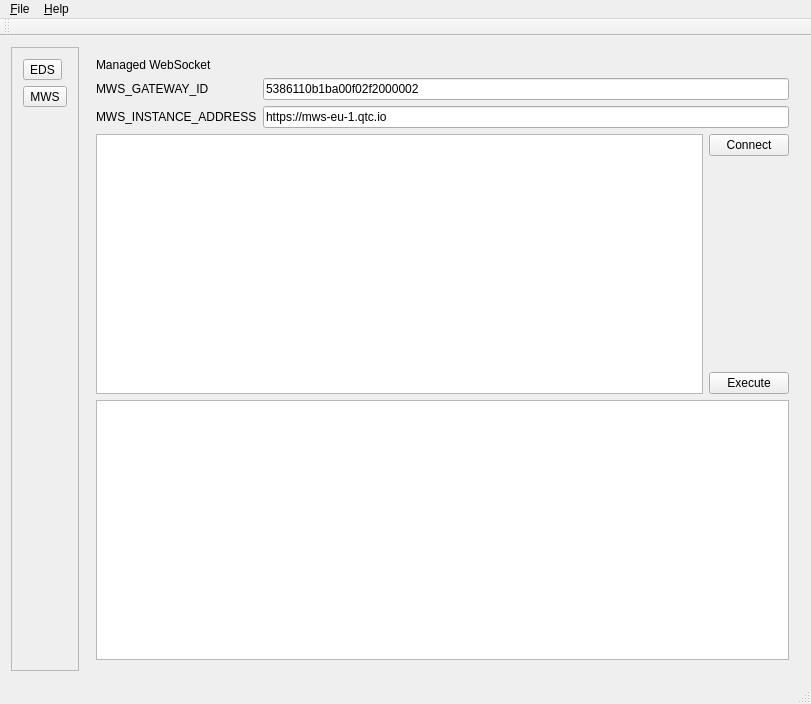
<?xml version="1.0" encoding="UTF-8"?>
<ui version="4.0">
 <class>MainWindowClass</class>
 <widget class="QMainWindow" name="MainWindowClass">
  <property name="geometry">
   <rect>
    <x>0</x>
    <y>0</y>
    <width>811</width>
    <height>704</height>
   </rect>
  </property>
  <property name="windowTitle">
   <string>ApiUsageDemo</string>
  </property>
  <widget class="QWidget" name="centralWidget">
   <layout class="QHBoxLayout" name="horizontalLayout">
    <item>
     <widget class="QFrame" name="frame_2">
      <property name="frameShape">
       <enum>QFrame::StyledPanel</enum>
      </property>
      <property name="frameShadow">
       <enum>QFrame::Raised</enum>
      </property>
      <layout class="QVBoxLayout" name="verticalLayout">
       <item>
        <widget class="QToolButton" name="toolButtonEds">
         <property name="text">
          <string>EDS</string>
         </property>
         <property name="icon">
          <iconset resource="cloudconsole.qrc">
           <normaloff>:/ApiUsageDemo/Images/Icons/EdsLogo.png</normaloff>:/ApiUsageDemo/Images/Icons/EdsLogo.png</iconset>
         </property>
         <property name="iconSize">
          <size>
           <width>64</width>
           <height>64</height>
          </size>
         </property>
         <property name="shortcut">
          <string>Ctrl+1</string>
         </property>
         <property name="toolButtonStyle">
          <enum>Qt::ToolButtonTextUnderIcon</enum>
         </property>
         <property name="autoRaise">
          <bool>false</bool>
         </property>
         <property name="arrowType">
          <enum>Qt::NoArrow</enum>
         </property>
        </widget>
       </item>
       <item>
        <widget class="QToolButton" name="toolButtonMws">
         <property name="text">
          <string>MWS</string>
         </property>
         <property name="icon">
          <iconset resource="cloudconsole.qrc">
           <normaloff>:/ApiUsageDemo/Images/Icons/MwsLogo.png</normaloff>:/ApiUsageDemo/Images/Icons/MwsLogo.png</iconset>
         </property>
         <property name="iconSize">
          <size>
           <width>64</width>
           <height>64</height>
          </size>
         </property>
         <property name="shortcut">
          <string>Ctrl+2</string>
         </property>
         <property name="toolButtonStyle">
          <enum>Qt::ToolButtonTextUnderIcon</enum>
         </property>
        </widget>
       </item>
       <item>
        <spacer name="verticalSpacer">
         <property name="orientation">
          <enum>Qt::Vertical</enum>
         </property>
         <property name="sizeHint" stdset="0">
          <size>
           <width>20</width>
           <height>589</height>
          </size>
         </property>
        </spacer>
       </item>
      </layout>
     </widget>
    </item>
    <item>
     <widget class="QStackedWidget" name="stackedWidget">
      <property name="currentIndex">
       <number>1</number>
      </property>
      <widget class="QWidget" name="page">
       <layout class="QVBoxLayout" name="verticalLayout_4">
        <item>
         <widget class="QLabel" name="labelEnginioDataStorage">
          <property name="text">
           <string>Enginio Data Storage</string>
          </property>
         </widget>
        </item>
        <item>
         <layout class="QGridLayout" name="gridLayout">
          <item row="0" column="2">
           <widget class="QLineEdit" name="lineEditEdsBackendId">
            <property name="text">
             <string>5379dea0698b3c1dc00cdf57</string>
            </property>
           </widget>
          </item>
          <item row="0" column="0">
           <widget class="QLabel" name="labelEdsBackendId">
            <property name="text">
             <string>EDS_BACKEND_ID</string>
            </property>
           </widget>
          </item>
          <item row="1" column="2">
           <widget class="QLineEdit" name="lineEditEdsinstanceAddress">
            <property name="text">
             <string>https://api.engin.io</string>
            </property>
           </widget>
          </item>
          <item row="1" column="0">
           <widget class="QLabel" name="labelEdsInstanceAddress">
            <property name="text">
             <string>EDS_INSTANCE_ADDRESS</string>
            </property>
           </widget>
          </item>
          <item row="2" column="0">
           <widget class="QLabel" name="labelCollection">
            <property name="text">
             <string>Collection</string>
            </property>
           </widget>
          </item>
          <item row="2" column="2">
           <widget class="QLineEdit" name="lineEditCollection">
            <property name="text">
             <string>tasks</string>
            </property>
           </widget>
          </item>
         </layout>
        </item>
        <item>
         <layout class="QHBoxLayout" name="horizontalLayout_2">
          <item>
           <widget class="QTabWidget" name="tabWidgetObjectOperations">
            <property name="currentIndex">
             <number>0</number>
            </property>
            <widget class="QWidget" name="tabFind">
             <attribute name="title">
              <string>find</string>
             </attribute>
             <layout class="QVBoxLayout" name="verticalLayout_8">
              <item>
               <widget class="QFrame" name="frame">
                <property name="frameShape">
                 <enum>QFrame::StyledPanel</enum>
                </property>
                <property name="frameShadow">
                 <enum>QFrame::Raised</enum>
                </property>
                <layout class="QGridLayout" name="gridLayout_2">
                 <item row="0" column="0">
                  <widget class="QLabel" name="label_5">
                   <property name="text">
                    <string>Limit</string>
                   </property>
                  </widget>
                 </item>
                 <item row="0" column="1">
                  <widget class="QSpinBox" name="spinBoxFindLimit">
                   <property name="maximum">
                    <number>1000</number>
                   </property>
                   <property name="value">
                    <number>100</number>
                   </property>
                  </widget>
                 </item>
                 <item row="1" column="0">
                  <widget class="QLabel" name="label_9">
                   <property name="text">
                    <string>Offset</string>
                   </property>
                  </widget>
                 </item>
                 <item row="1" column="1">
                  <widget class="QSpinBox" name="spinBoxFindOffset">
                   <property name="maximum">
                    <number>1000</number>
                   </property>
                  </widget>
                 </item>
                </layout>
               </widget>
              </item>
              <item>
               <widget class="QLabel" name="label_4">
                <property name="text">
                 <string>Query Object (Optional)</string>
                </property>
               </widget>
              </item>
              <item>
               <widget class="QPlainTextEdit" name="plainTextEditFindInput">
                <property name="plainText">
                 <string/>
                </property>
               </widget>
              </item>
             </layout>
            </widget>
            <widget class="QWidget" name="tabFindOne">
             <attribute name="title">
              <string>findOne</string>
             </attribute>
             <layout class="QVBoxLayout" name="verticalLayout_7">
              <item>
               <widget class="QLabel" name="label_8">
                <property name="text">
                 <string>ObjectId</string>
                </property>
               </widget>
              </item>
              <item>
               <widget class="QLineEdit" name="lineEditFindOneObjectId"/>
              </item>
              <item>
               <spacer name="verticalSpacer_3">
                <property name="orientation">
                 <enum>Qt::Vertical</enum>
                </property>
                <property name="sizeHint" stdset="0">
                 <size>
                  <width>20</width>
                  <height>395</height>
                 </size>
                </property>
               </spacer>
              </item>
             </layout>
            </widget>
            <widget class="QWidget" name="tabInsert">
             <attribute name="title">
              <string>insert</string>
             </attribute>
             <layout class="QVBoxLayout" name="verticalLayout_2">
              <item>
               <widget class="QLabel" name="label">
                <property name="text">
                 <string>JSON Object to be inserted</string>
                </property>
               </widget>
              </item>
              <item>
               <widget class="QPlainTextEdit" name="plainTextEditInsertInput">
                <property name="plainText">
                 <string>{
   &quot;name&quot;: &quot;John Doe&quot;,
   &quot;age&quot;: 42
}
</string>
                </property>
               </widget>
              </item>
             </layout>
            </widget>
            <widget class="QWidget" name="tabUpdate">
             <attribute name="title">
              <string>update</string>
             </attribute>
             <layout class="QVBoxLayout" name="verticalLayout_6">
              <item>
               <widget class="QLabel" name="label_3">
                <property name="text">
                 <string>ObjectId</string>
                </property>
               </widget>
              </item>
              <item>
               <widget class="QLineEdit" name="lineEditUpdateObjectId"/>
              </item>
              <item>
               <widget class="QLabel" name="label_7">
                <property name="text">
                 <string>JSON Object (fields to be updated).</string>
                </property>
               </widget>
              </item>
              <item>
               <widget class="QPlainTextEdit" name="plainTextEditUpdateInput">
                <property name="plainText">
                 <string>{
   &quot;age&quot;: 24
}
</string>
                </property>
               </widget>
              </item>
             </layout>
            </widget>
            <widget class="QWidget" name="tabRemove">
             <attribute name="title">
              <string>remove</string>
             </attribute>
             <layout class="QVBoxLayout" name="verticalLayout_5">
              <item>
               <widget class="QLabel" name="label_6">
                <property name="text">
                 <string>ObjectId</string>
                </property>
               </widget>
              </item>
              <item>
               <widget class="QLineEdit" name="lineEditRemoveObjectId"/>
              </item>
              <item>
               <spacer name="verticalSpacer_2">
                <property name="orientation">
                 <enum>Qt::Vertical</enum>
                </property>
                <property name="sizeHint" stdset="0">
                 <size>
                  <width>20</width>
                  <height>395</height>
                 </size>
                </property>
               </spacer>
              </item>
             </layout>
            </widget>
           </widget>
          </item>
          <item>
           <layout class="QVBoxLayout" name="verticalLayout_3">
            <item>
             <widget class="QLabel" name="label_2">
              <property name="text">
               <string>Results</string>
              </property>
             </widget>
            </item>
            <item>
             <widget class="QPlainTextEdit" name="plainTextEditOutput"/>
            </item>
           </layout>
          </item>
         </layout>
        </item>
        <item>
         <layout class="QHBoxLayout" name="horizontalLayout_3">
          <item>
           <spacer name="horizontalSpacer">
            <property name="orientation">
             <enum>Qt::Horizontal</enum>
            </property>
            <property name="sizeHint" stdset="0">
             <size>
              <width>40</width>
              <height>20</height>
             </size>
            </property>
           </spacer>
          </item>
          <item>
           <widget class="QPushButton" name="pushButtonExecute">
            <property name="text">
             <string>Execute</string>
            </property>
           </widget>
          </item>
         </layout>
        </item>
       </layout>
      </widget>
      <widget class="QWidget" name="page_2">
       <layout class="QVBoxLayout" name="verticalLayout_10">
        <item>
         <widget class="QLabel" name="label_10">
          <property name="text">
           <string>Managed WebSocket</string>
          </property>
         </widget>
        </item>
        <item>
         <layout class="QGridLayout" name="gridLayout_3">
          <item row="0" column="0">
           <widget class="QLabel" name="labelMwsGatewayId">
            <property name="text">
             <string>MWS_GATEWAY_ID</string>
            </property>
           </widget>
          </item>
          <item row="0" column="2">
           <widget class="QLineEdit" name="lineEditMwsGateWayId">
            <property name="text">
             <string>5386110b1ba00f02f2000002</string>
            </property>
           </widget>
          </item>
          <item row="1" column="2">
           <widget class="QLineEdit" name="lineEditMwsInstanceAddress">
            <property name="text">
             <string>https://mws-eu-1.qtc.io</string>
            </property>
           </widget>
          </item>
          <item row="1" column="0">
           <widget class="QLabel" name="labelMwsInstanceAddress">
            <property name="text">
             <string>MWS_INSTANCE_ADDRESS</string>
            </property>
           </widget>
          </item>
         </layout>
        </item>
        <item>
         <layout class="QHBoxLayout" name="horizontalLayout_4">
          <item>
           <widget class="QPlainTextEdit" name="plainTextEditMwsInput"/>
          </item>
          <item>
           <layout class="QVBoxLayout" name="verticalLayout_9">
            <item>
             <widget class="QPushButton" name="pushButtonMwsConnectOrDisconnect">
              <property name="text">
               <string>Connect</string>
              </property>
             </widget>
            </item>
            <item>
             <spacer name="verticalSpacer_4">
              <property name="orientation">
               <enum>Qt::Vertical</enum>
              </property>
              <property name="sizeHint" stdset="0">
               <size>
                <width>20</width>
                <height>40</height>
               </size>
              </property>
             </spacer>
            </item>
            <item>
             <widget class="QPushButton" name="pushButtonMwsExecute">
              <property name="text">
               <string>Execute</string>
              </property>
             </widget>
            </item>
           </layout>
          </item>
         </layout>
        </item>
        <item>
         <widget class="QTableWidget" name="tableWidgetMwsOutput"/>
        </item>
       </layout>
      </widget>
     </widget>
    </item>
   </layout>
  </widget>
  <widget class="QMenuBar" name="menuBar">
   <property name="geometry">
    <rect>
     <x>0</x>
     <y>0</y>
     <width>811</width>
     <height>22</height>
    </rect>
   </property>
   <widget class="QMenu" name="menu_File">
    <property name="title">
     <string>&amp;File</string>
    </property>
    <addaction name="action_Quit"/>
   </widget>
   <widget class="QMenu" name="menu_Help">
    <property name="title">
     <string>&amp;Help</string>
    </property>
   </widget>
   <addaction name="menu_File"/>
   <addaction name="menu_Help"/>
  </widget>
  <widget class="QToolBar" name="mainToolBar">
   <attribute name="toolBarArea">
    <enum>TopToolBarArea</enum>
   </attribute>
   <attribute name="toolBarBreak">
    <bool>false</bool>
   </attribute>
  </widget>
  <widget class="QStatusBar" name="statusBar"/>
  <action name="action_Quit">
   <property name="text">
    <string>&amp;Quit</string>
   </property>
   <property name="shortcut">
    <string>Ctrl+Q</string>
   </property>
  </action>
 </widget>
 <layoutdefault spacing="6" margin="11"/>
 <resources>
  <include location="cloudconsole.qrc"/>
  <include location="cloudconsole.qrc"/>
 </resources>
 <connections>
  <connection>
   <sender>pushButtonMwsConnectOrDisconnect</sender>
   <signal>clicked()</signal>
   <receiver>MainWindowClass</receiver>
   <slot>doMwsConnect()</slot>
   <hints>
    <hint type="sourcelabel">
     <x>750</x>
     <y>158</y>
    </hint>
    <hint type="destinationlabel">
     <x>299</x>
     <y>199</y>
    </hint>
   </hints>
  </connection>
  <connection>
   <sender>pushButtonExecute</sender>
   <signal>clicked()</signal>
   <receiver>MainWindowClass</receiver>
   <slot>doEdsExecute()</slot>
   <hints>
    <hint type="sourcelabel">
     <x>755</x>
     <y>644</y>
    </hint>
    <hint type="destinationlabel">
     <x>412</x>
     <y>353</y>
    </hint>
   </hints>
  </connection>
  <connection>
   <sender>toolButtonEds</sender>
   <signal>clicked()</signal>
   <receiver>MainWindowClass</receiver>
   <slot>doSwitchToEds()</slot>
   <hints>
    <hint type="sourcelabel">
     <x>54</x>
     <y>95</y>
    </hint>
    <hint type="destinationlabel">
     <x>405</x>
     <y>351</y>
    </hint>
   </hints>
  </connection>
  <connection>
   <sender>toolButtonMws</sender>
   <signal>clicked()</signal>
   <receiver>MainWindowClass</receiver>
   <slot>doSwitchToMws()</slot>
   <hints>
    <hint type="sourcelabel">
     <x>54</x>
     <y>188</y>
    </hint>
    <hint type="destinationlabel">
     <x>405</x>
     <y>351</y>
    </hint>
   </hints>
  </connection>
  <connection>
   <sender>pushButtonMwsExecute</sender>
   <signal>clicked()</signal>
   <receiver>MainWindowClass</receiver>
   <slot>doMwsExecute()</slot>
   <hints>
    <hint type="sourcelabel">
     <x>750</x>
     <y>386</y>
    </hint>
    <hint type="destinationlabel">
     <x>405</x>
     <y>351</y>
    </hint>
   </hints>
  </connection>
  <connection>
   <sender>action_Quit</sender>
   <signal>triggered()</signal>
   <receiver>MainWindowClass</receiver>
   <slot>close()</slot>
   <hints>
    <hint type="sourcelabel">
     <x>-1</x>
     <y>-1</y>
    </hint>
    <hint type="destinationlabel">
     <x>405</x>
     <y>351</y>
    </hint>
   </hints>
  </connection>
 </connections>
 <slots>
  <slot>doEdsExecute()</slot>
  <slot>doMwsConnect()</slot>
  <slot>doMwsExecute()</slot>
  <slot>doSwitchToEds()</slot>
  <slot>doSwitchToMws()</slot>
 </slots>
</ui>
